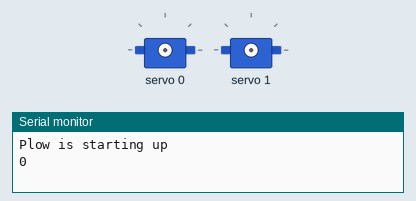
The sketch below on a simulated Arduino Uno, built with avr-gcc and run on an emulated ATmega328P. On the bench: 2 × servo, the last lines printed to the serial monitor.

Above: at 0.05 s.
At 0.7 s:
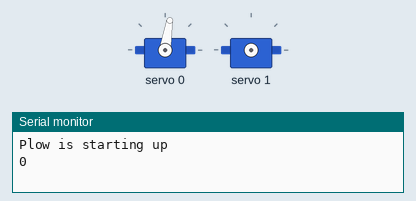
At 1.35 s:
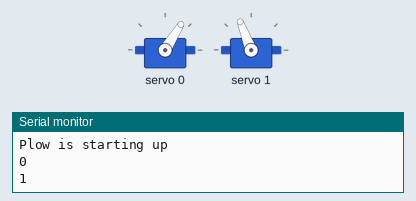
At 1.9 s:
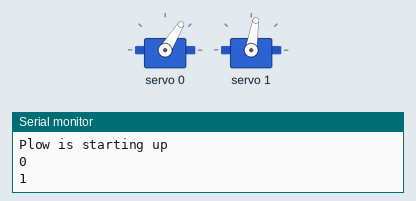
Timing chart, 0 to 5.5 s (numbered marks = the images above):
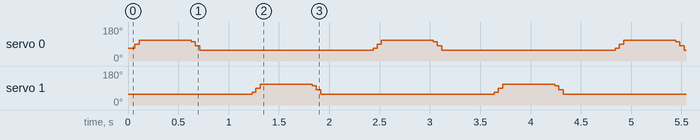

Measured:
- by itself, servo 0: repeats every 2.4 s: 111° 0.52 s, 102° 0.04 s, 81° 0.04 s, 58° 1.7 s, 57° 0.02 s, 68° 0.04 s, 88° 0.04 s
- by itself, servo 1: repeats every 2.4 s: 88° 0.04 s, 111° 0.52 s, 102° 0.04 s, 81° 0.04 s, 58° 1.7 s, 57° 0.02 s, 68° 0.04 s

The sketch:

Servomootorite_kontroll.ino
```cpp
#include <Wire.h>
#include <Adafruit_PWMServoDriver.h>

Adafruit_PWMServoDriver pwm = Adafruit_PWMServoDriver();

#define SERVOMIN  279
#define SERVOMAX  415
uint8_t servoNum = 0;
uint8_t servoCount = 2;

void setup() {
  Serial.begin(9600);
  Serial.println("Plow is starting up");
  pwm.begin();
  pwm.setPWMFreq(60);
  delay(10);
}

void loop() {
  Serial.println(servoNum);

  for(uint16_t pulselen = SERVOMIN; pulselen < SERVOMAX; pulselen++) {

    pwm.setPWM(servoNum, 0, pulselen);
  }

  delay(500);
  for(uint16_t pulselen = SERVOMAX; pulselen > SERVOMIN; pulselen--) {
    pwm.setPWM(servoNum, 0, pulselen);
  }

  delay(500);

  if (servoNum == servoCount -1) {
    servoNum = 0;
  } else {
    servoNum ++;
  }
}
```
